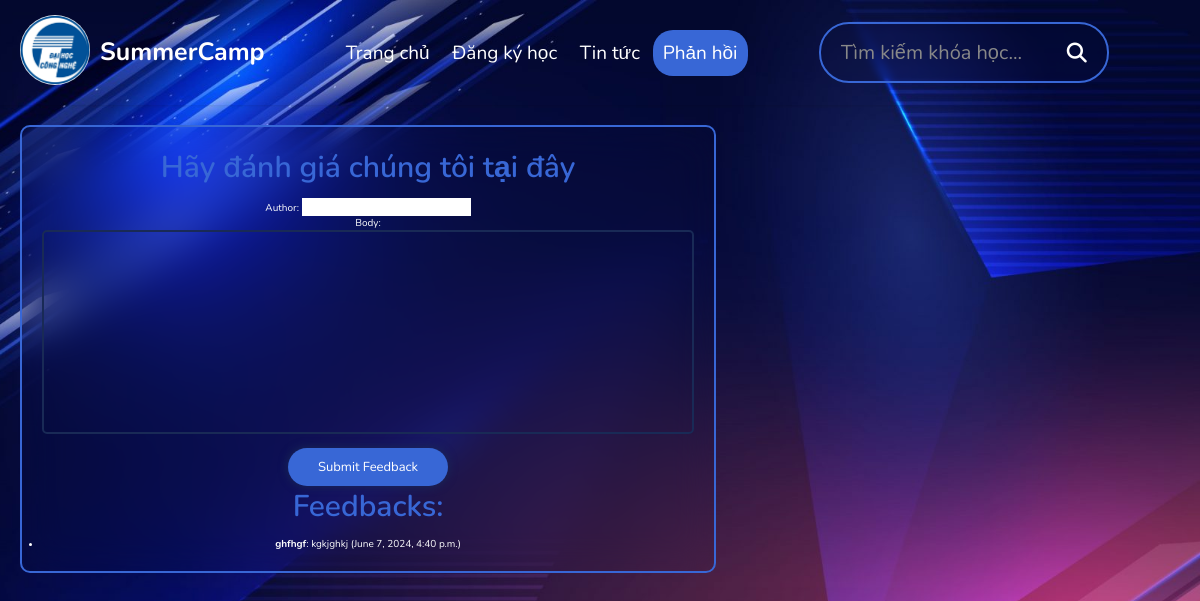
Screenshot of /feedback with the database file from the repository.
### blog/models.py (models this page shows, shortened)
class Feedback(models.Model):
    author = models.CharField(max_length=80)
    body = models.TextField()
    created_at = models.DateTimeField(auto_now_add=True)

### blog/views.py (the view)
# urls.py: path('feedback',views.feedback,name='feedback'),
def feedback(request):
    if request.method == 'POST':
        form = FeedbackForm(request.POST)
        if form.is_valid():
            form.save()
            return redirect('feedback')
    else:
        form = FeedbackForm()
    feedbacks = Feedback.objects.all()
    return render(request, 'blog/feedback.html', {'form': form, 'feedbacks': feedbacks})

### blog/forms.py
class FeedbackForm(forms.ModelForm):
    class Meta:
        model = Feedback
        fields = ['author','body']

### blog/templates/blog/feedback.html (shortened to what this page needs)
{% load static %}
<!DOCTYPE html>
<html lang="en">
<head>
    <link rel="stylesheet" href="https://cdnjs.cloudflare.com/ajax/libs/font-awesome/6.5.2/css/all.min.css">
    <link rel="stylesheet" href="{% static 'css/style.css' %}">
</head>
<body>
    <header class="header">
        <section class="flex">
            <a href="{% url 'index' %}" class="logo"><img src="{% static 'img/logo.png' %}" alt=""><span>Summer</span><br><span>Camp</span></a>
            <div class="sidebar">
                <nav class="navbar">
                    <a href="{% url 'index' %}"><span>Trang chủ</span></a>
                    <a href="{% url 'courses' %}"><span>Đăng ký học</span></a>
                    <a href="{% url 'news' %}"><span>Tin tức</span></a>
                    <a href="{% url 'feedback' %}" class="active"><span>Phản hồi</span></a>
                </nav>
            </div>
            <form action="" method="post" class="search-form">
                <input type="text" name="search-box" placeholder="Tìm kiếm khóa học..." required maxlength="100">
                <button type="submit" class="fas fa-search" name="search_box"></button>
            </form>
        </section>
    </header>
        <section class="feedback">
            <div class="box">
                <h2>Hãy đánh giá chúng tôi tại đây</h2>
                <form method="post" style="color: white;">
                    {{ form.as_p }}
                    <button type="submit" class="inline-btn">Submit Feedback</button>
                </form>
                <h2>Feedbacks:</h2>
                <ul style="color: white">
                    {% for feedback in feedbacks %}
                        <li>
                            <strong>{{ feedback.author }}</strong>: {{ feedback.body }} ({{ feedback.created_at }})
                        </li>
                    {% endfor %}
                </ul>
            </div>
        </section>
</body>
</html>

### static/css/style.css (style rules this page uses)
:root { --main-color: #3867d6; --red: #EA2027; --orange: #F79F1F; --white: #fff; --black: #192a56; --light-color: #888; --ligh-bg: #eee; --border: .1rem solid var(--main-color); }
* { font-family: 'Nunito', sans-serif; margin: 0; padding: 0; box-sizing: border-box; outline: black; border: black; text-decoration: none; }
html { margin: 0; padding: 0; height: 100%; width: 100%; font-size: 62.5%; overflow-x: hidden; }
body { margin: 0; padding: 0; height: 100%; width: 100%; background: url(../img/bg.jpg); background-size: cover; background-position: center; padding-left: 0; }
section { padding: 2rem; max-width: 1200px; margin: 0 auto; }
.btn, .option-btn, .delete-btn, .inline-btn, .inline-option-btn, .inline-delete-btn { border-radius: .5rem; padding: 1rem 3rem; font-size: 1.3rem; color: #fff; margin-top: 1rem; text-transform: capitalize; cursor: pointer; text-align: center; border-radius: 2rem; box-shadow: 0 0 10px var(--black); }
.inline-btn, .inline-option-btn, .inline-delete-btn { display: inline-block; }
.btn, .inline-btn { background-color: var(--main-color); }
.header { align-items: center; background: transparent; position: sticky; top: 0; left: 0; right: 0; z-index: 1000; box-shadow: 0 1px 3px rgba(0,0,0,0.1); }
.header .flex { padding: 1.5rem 2rem; position: relative; display: flex; align-items: center; justify-content: space-between; color: var(--main-color); }
.header .flex .logo { font-size: 2.5rem; color: var(--black); font-weight: bolder; display: flex; }
.header .flex .logo img { margin-right: 1rem; }
.header .flex .logo span { align-items: center; display: inline-block; color:var(--white); padding-top: 2rem; }
.header .flex a img { height: 7rem; width: 7rem; border-radius: 50%; object-fit: cover; margin-bottom: 0.5rem; }
.header .flex .search-form { width: 25%; border-radius: 3rem; display: flex; align-items: center; gap: 2rem; padding: 1.5rem 2rem; border: 2px solid var(--main-color); backdrop-filter: blur(0.5rem); }
.header .flex .search-form input[type="text"] { width: 100%; background: none; font-size: 2rem; }
.header .flex .search-form button { font-size: 2rem; color: var(--white); cursor: pointer; background: transparent; }
.search-form { color: var(--main-color); backdrop-filter: blur(.2rem); }
.search-form input { color: var(--main-color); }
.search-form input::placeholder { color: var(--light-color); }
.header .flex .sidebar .navbar a { font-size: 1.9rem; color: var(--white); height: 5rem; cursor: pointer; width: 10%; line-height: 4rem; background: transparent; text-align: center; padding: 1rem; border-radius: 2rem; }
.header .flex .sidebar .navbar a.active { color: var(--white); background-color: var(--main-color); }
.notify .box-container p,h2 { font-size: 1.5rem; color: var(--light-color); }
.box { align-items: center; background: transparent; padding: 2rem; border: 2px solid var(--main-color); backdrop-filter: blur(2rem); width: 60%; border-radius: 1rem; text-align: center; }
.box h2 { font-size: 3rem; font-weight: 600; text-align: center; color: var(--main-color); margin-bottom: 1rem; }
.box form textarea { width: 100%; background: transparent; padding: 1rem; border: 2px solid var(--black); border-radius: .5rem; outline: none; resize: none; }

### rows the page displays
Feedback: author "ghfhgf", body "kgkjghkj", created_at "June 7, 2024, 4:40 p.m."
